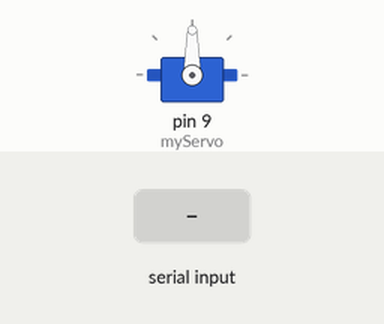
Simulated run of this sketch. Board: Arduino Uno, built with avr-gcc and run on an emulated ATmega328P. On the bench: servo. The inputs (shaded band) are chosen by the test bench.

Above: at 1.2 s.
1.3 s: "90,45\n" received over Serial
At 2.2 s:
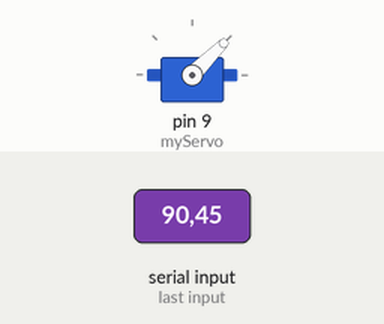
2.8 s: "30,150\n" received over Serial
At 3.4 s:
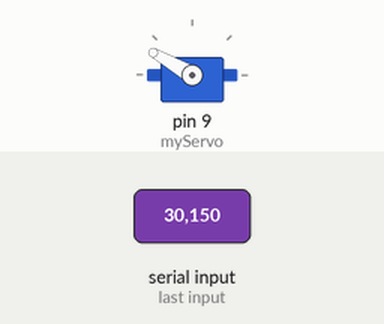
4.3 s: "5\n" received over Serial
At 5.5 s:
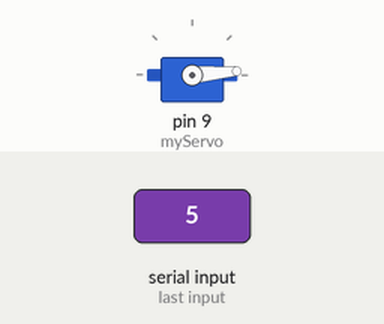
5.8 s: "90\n" received over Serial
At 6.7 s:
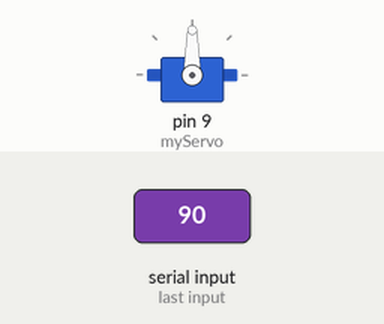
Timing chart, 0 to 8.3 s (numbered marks = the images above; inputs shaded):
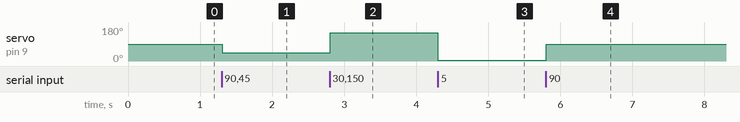

The sketch:

arduino.ino
```cpp
#include <Servo.h>

Servo myServo;

void setup() {
  Serial.begin(9600);
  myServo.attach(9);

  // Set to initial rest position
  myServo.write(90);
}

void loop() {
  if (Serial.available() > 0) {
    // Read the integer
    int angle = Serial.parseInt();

    // Check for a valid angle
    if (angle >= 0 && angle <= 180) {
      myServo.write(angle);

      // CRITICAL: Clear the remaining buffer (like '\n' or '\r')
      // This prevents the code from reading a "0" on the next pass
      while (Serial.available() > 0) {
        Serial.read();
      }
    }
  }
}
```

Measured:
- after the input at 1.3 s, servo on pin 9 (myServo): 90° → 45° at once
- after the input at 2.8 s, servo on pin 9 (myServo): 45° → 150° at once
- after the input at 4.3 s, servo on pin 9 (myServo): 150° → 5° at once
- after the input at 5.8 s, servo on pin 9 (myServo): 5° → 90° at once
